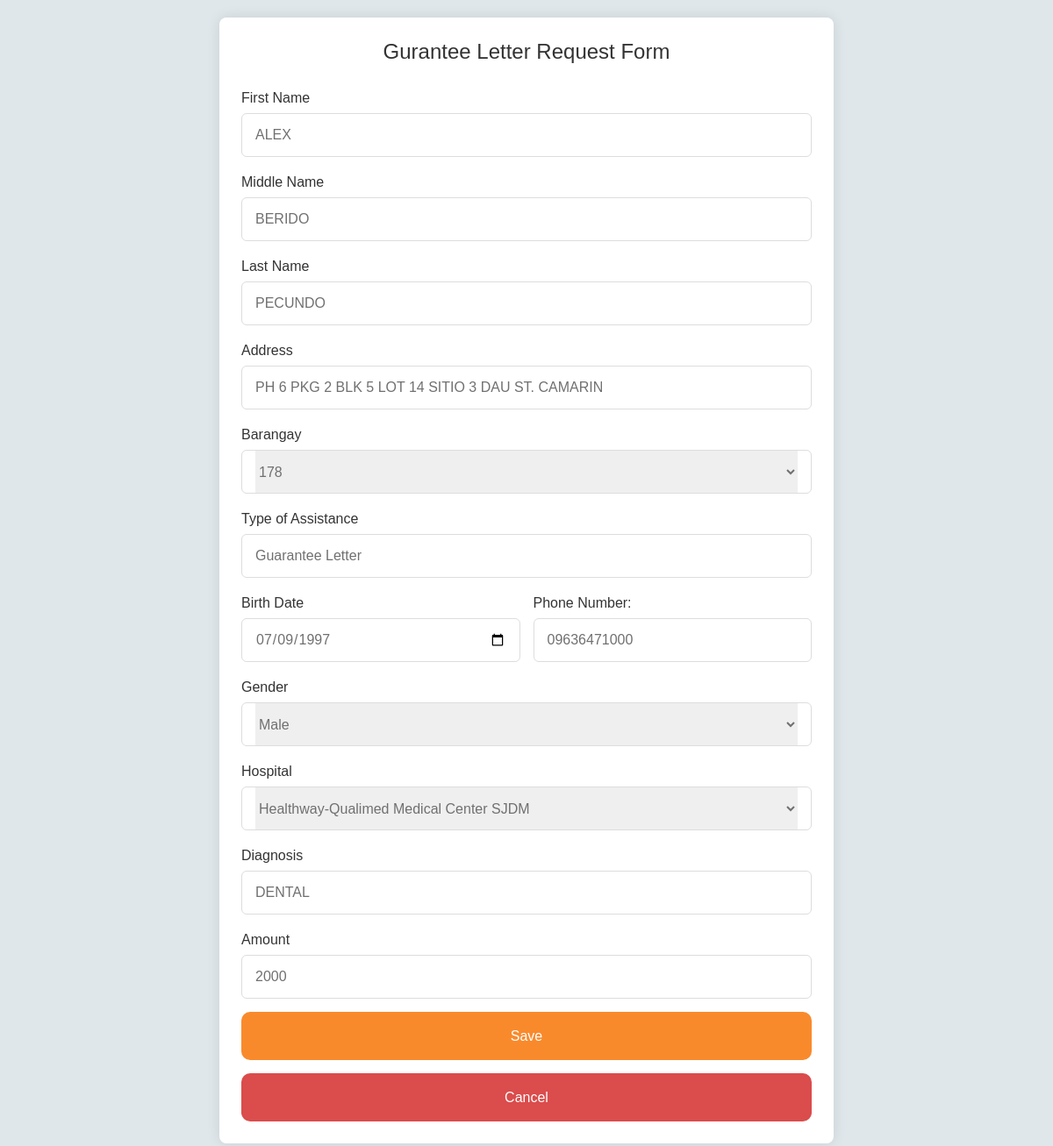
The app's page /action_modal/editguarantee.php?id=1 (signed in) with its own data.
### tables this page shows
CREATE TABLE `guarantee` (
  `id` int(11) NOT NULL,
  `fname` varchar(100) NOT NULL,
  `mname` varchar(100) NOT NULL,
  `lname` varchar(100) NOT NULL,
  `ename` varchar(10) NOT NULL,
  `fullname` varchar(255) NOT NULL,
  `address` varchar(100) NOT NULL,
  `barangay` varchar(50) NOT NULL,
  `age` int(255) NOT NULL,
  `bday` date NOT NULL,
  `pnumber` varchar(50) NOT NULL,
  `gender` varchar(100) NOT NULL,
  `hospital` varchar(100) NOT NULL,
  `diagnosis` varchar(100) NOT NULL,
  `gletter` varchar(50) NOT NULL,
  `gstatus` varchar(50) NOT NULL,
  `amount` decimal(65,0) NOT NULL,
  `datecreated` date NOT NULL
);

### action_modal/editguarantee.php (the view, shortened to what this page needs)
<?php
$servername = "localhost";
$username = "root";
$password = "";
$database = "bims_db";
$connection = new mysqli($servername, $username, $password, $database);
    $fname = "";
    $mname = "";
    $lname = "";
    $address = "";
    $barangay = "";
    $bday = "";
    $pnum = "";
    $gender = "";
    $hospital = "";
    $diagnosis = "";
    $amount = "";
    if ( $_SERVER ['REQUEST_METHOD'] == 'GET' )
    {
      $id = $_GET["id"];
      $sql = "SELECT * FROM guarantee WHERE id=$id";
      $result = $connection->query($sql);
      $row = $result->fetch_assoc();
    $fname = $row["fname"];
    $mname = $row["mname"];
    $lname = $row["lname"];
    $address = $row["address"];
    $barangay = $row["barangay"];
    $bday = $row["bday"];
    $pnum = $row["pnumber"];
    $gender = $row["gender"];
    $hospital = $row["hospital"];
    $diagnosis = $row["diagnosis"];
    $amount = $row["amount"];
    }
?>
<!DOCTYPE html>
<html lang="en">
  <head>
    <link rel="stylesheet" href="https://cdnjs.cloudflare.com/ajax/libs/font-awesome/6.4.2/css/all.min.css" />
    <link href="../css/benefcss.css" rel="stylesheet">
  </head>
  <body>
    <section class="container">
      <header>Gurantee Letter Request Form</header>
      <form action="editguarantee.php" class="form"  method="post">
        <div class="input-box">
          <label>First Name</label>
          <input type="text"  name="fname" value="<?php echo $fname; ?>" />
        </div>
        <div class="input-box">
          <label>Middle Name</label>
          <input type="text"  name="mname" value="<?php echo $mname;; ?>" />
        </div>
        <div class="input-box">
          <label>Last Name</label>
          <input type="text"  name="lname" value="<?php echo $lname;; ?>" />
        </div>
        <div class="input-box">
          <label>Address</label>
          <input type="text" name="address" value="<?php echo $address; ?>"/>
        </div>
        <div class="input-box barangay">
          <label>Barangay</label>
          <div class="column">
            <div class="select-box">
              <select name="barangay">
              <option hidden><?php echo $barangay; ?></option>
            </select>
            </div>
          </div>
        </div>
        <div class="input-box">
          <label>Type of Assistance</label>
          <input type="" name="gletter" value="Guarantee Letter" placeholder="Guarantee Letter" readonly>
        </div>
        <div class="column">
          <div class="input-box">
            <label>Birth Date</label>
            <input type="date" name="bday" value="<?php echo $bday; ?>" />
          </div>
          <div class="input-box">
            <label>Phone Number: </label>
            <input type="tel" name="pnumber" pattern="09[0-9]{9}" placeholder="e.g., 09XXXXXXXXX" value="<?php echo $pnum; ?>" />
          </div>
        </div>
        <div class="input-box">
          <label>Gender</label>
          <div class="column">
            <div class="select-box">
              <select name="gender" >
              <option hidden><?php echo $gender; ?></option>
            </select>
            </div>
          </div>
        </div>
        <div class="input-box hospital">
          <label>Hospital</label>
          <div class="column">
            <div class="select-box">
              <select name="hospital" >
              <option hidden><?php echo $hospital; ?></option>
            </select>
            </div>
          </div>
        </div>
        <div class="input-box">
          <label>Diagnosis</label>
          <input type="text"  name="diagnosis" value="<?php echo $diagnosis; ?>" />
        </div>
          <div class="input-box">
            <label>Amount</label>
            <input type="number" name="amount" value="<?php echo $amount; ?>" />
          </div>
        <button name="submit" class="submit-button" value="submit">Save</button>
        <button type="button" class="cancel-button" onclick="location.href='../admin/adminguarantee.php'">Cancel</button>
      </form>
    </section>
  </body>
</html>

### css/benefcss.css (style rules this page uses)
* { margin: 0; padding: 0; box-sizing: border-box; font-family: "Metropolis", sans-serif; }
body { min-height: 100vh; display: flex; align-items: center; justify-content: center; padding: 20px; background: rgb(223, 231, 235); }
.container { position: relative; max-width: 700px; width: 100%; background: #fff; padding: 25px; border-radius: 8px; box-shadow: 0 0 15px rgba(0, 0, 0, 0.1); }
.container header { font-size: 1.5rem; color: #333; font-weight: 500; text-align: center; }
.container .form { margin-top: 30px; }
.form .input-box { width: 100%; margin-top: 20px; }
.input-box label { color: #333; }
.form :where(.input-box input, .select-box) { position: relative; height: 50px; width: 100%; outline: none; font-size: 1rem; color: #707070; margin-top: 8px; border: 1px solid #ddd; border-radius: 6px; padding: 0 15px; }
.form .column { display: flex; column-gap: 15px; }
.select-box select { height: 100%; width: 100%; outline: none; border: none; color: #707070; font-size: 1rem; }
.submit-button { height: 55px; width: 100%; color: #fff; font-size: 1rem; font-weight: 400; margin-top: 15px; border: none; border-radius: 10px; cursor: pointer; transition: all 0.2s ease; background: rgb(249, 138, 44); }
.cancel-button { height: 55px; width: 100%; color: #fff; font-size: 1rem; font-weight: 400; margin-top: 15px; border: none; border-radius: 10px; cursor: pointer; transition: all 0.2s ease; background: rgb(219, 76, 76); }

### records on screen
guarantee: fname "ALEX", mname "BERIDO", lname "PECUNDO", address "PH 6 PKG 2 BLK 5 LOT 14 SITIO 3 DAU ST. CAMARIN", barangay "178", bday "07/09/1997", pnumber "09636471000", gender "Male", hospital "Healthway-Qualimed Medical Center SJDM", diagnosis "DENTAL", amount "2000"
